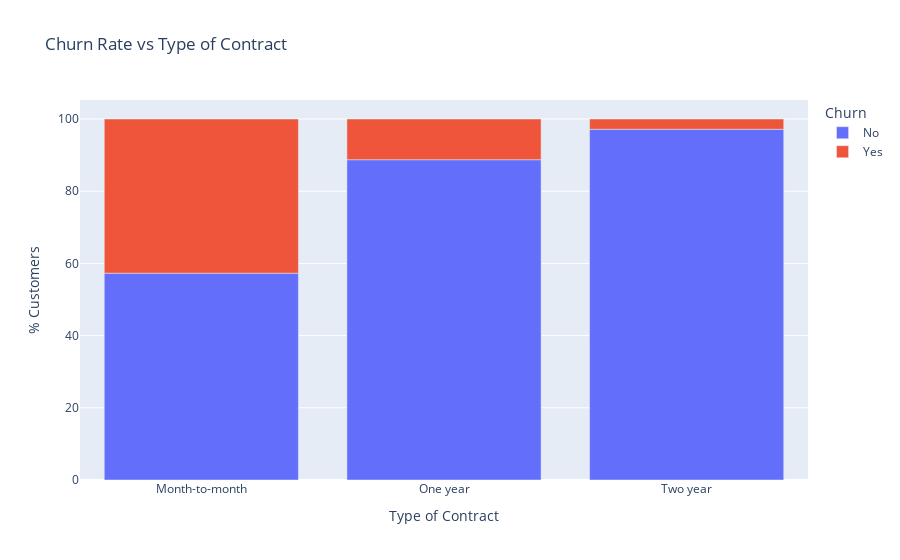

The notebook cell saved with this chart:
### Markdown cell above
#### Bivariate and Multivariate Analysis

### Code cell
contract_churn = dataset_copy.groupby(['Contract', 'Churn']).size().unstack()
contract_churn = (contract_churn.T*100/contract_churn.T.sum()).T

fig = px.bar(
        contract_churn,
        title="Churn Rate vs Type of Contract",
        labels={
            "value": "% Customers",
            "Contract": "Type of Contract"
        }
    )
fig.show()

### Figure 1 — Plotly figure (JSON) as saved in the notebook; plotly's stock layout.template omitted (floating-point values rounded to 4 significant figures)
{"data": [{"alignmentgroup": "True", "hovertemplate": "Churn=No<br>Type of Contract=%{x}<br>% Customers=%{y}<extra></extra>", "legendgroup": "No", "marker": {"color": "#636efa", "pattern": {"shape": ""}}, "name": "No", "offsetgroup": "No", "orientation": "v", "showlegend": true, "textposition": "auto", "type": "bar", "x": ["Month-to-month", "One year", "Two year"], "xaxis": "x", "y": [57.29, 88.72, 97.15], "yaxis": "y"}, {"alignmentgroup": "True", "hovertemplate": "Churn=Yes<br>Type of Contract=%{x}<br>% Customers=%{y}<extra></extra>", "legendgroup": "Yes", "marker": {"color": "#EF553B", "pattern": {"shape": ""}}, "name": "Yes", "offsetgroup": "Yes", "orientation": "v", "showlegend": true, "textposition": "auto", "type": "bar", "x": ["Month-to-month", "One year", "Two year"], "xaxis": "x", "y": [42.71, 11.28, 2.849], "yaxis": "y"}], "layout": {"barmode": "relative", "legend": {"title": {"text": "Churn"}, "tracegroupgap": 0}, "title": {"text": "Churn Rate vs Type of Contract"}, "xaxis": {"anchor": "y", "domain": [0, 1], "title": {"text": "Type of Contract"}}, "yaxis": {"anchor": "x", "domain": [0, 1], "title": {"text": "% Customers"}}}}
